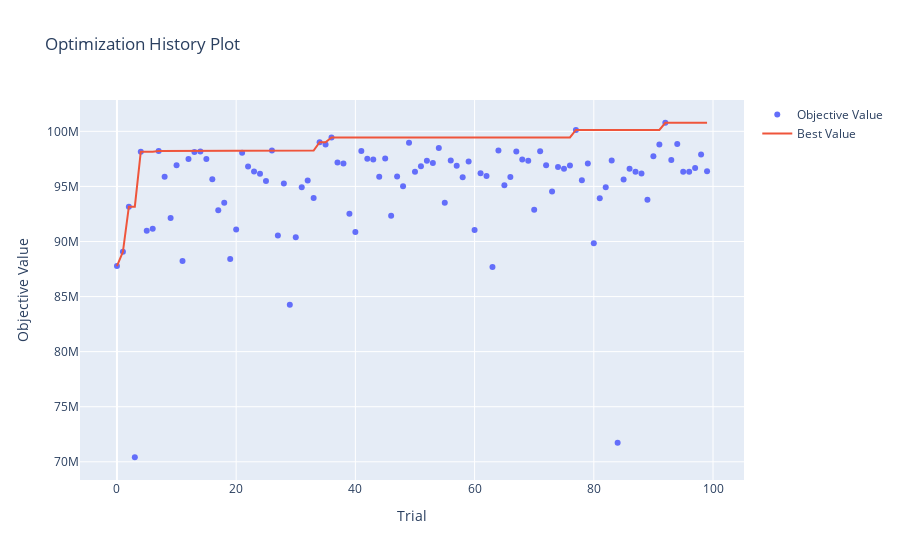

This figure's notebook cell:
### Markdown cell above
Exploramos como fue la búsqueda de parámetros

### Code cell
optuna.visualization.plot_optimization_history(study)
